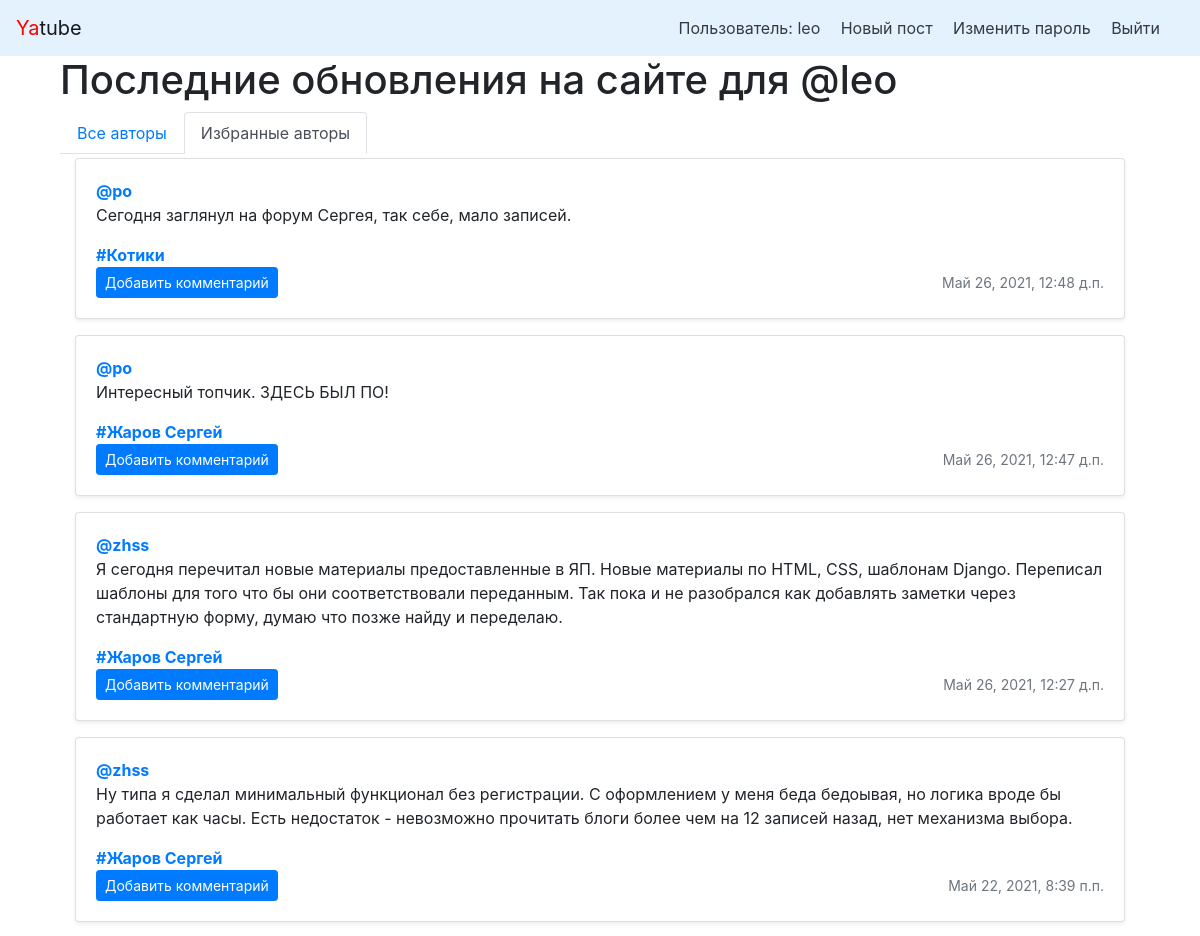
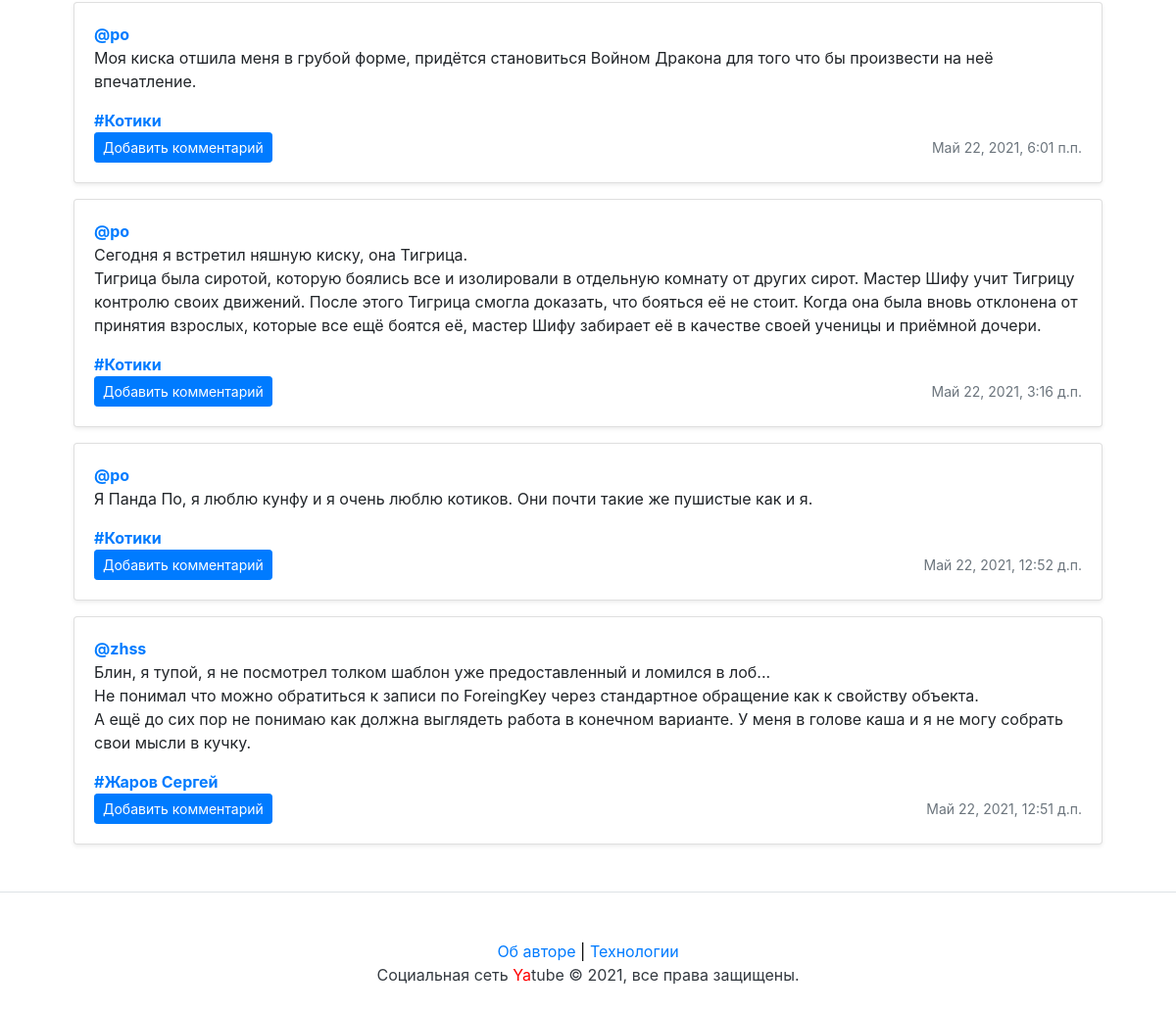
The page /follow/ (signed in) on the database its author committed (2 pictures, top to bottom).
### posts/models.py (models this page shows, shortened)
class Post(models.Model):
    text = models.TextField(
        verbose_name='Текст',
        help_text='Текст вашего поста.',
    )
    pub_date = models.DateTimeField(
        auto_now_add=True,
        verbose_name='Дата публикации',
    )
    author = models.ForeignKey(
        User,
        on_delete=models.CASCADE,
        verbose_name='Автор',
        related_name='posts',
    )
    group = models.ForeignKey(
        Group,
        blank=True,
        null=True,
        on_delete=models.SET_NULL,
        verbose_name='Группа',
        related_name='posts',
        help_text=('Тематическая группа. Группы создают администраторы. '
                   'Можно не выбирать.')
    )
    image = models.ImageField(
        upload_to='posts/',
        verbose_name='Изображение',
        blank=True,
        null=True,
        help_text='Загрузите изображение',
    )
    class Meta:
        verbose_name = 'Пост'
        verbose_name_plural = 'Посты'
        ordering = ('-pub_date',)

class Group(models.Model):
    title = models.CharField(
        max_length=200,
        unique=True,
        verbose_name='Имя группы',
        help_text=('Название тематической группы. Обязательно к заполнению. '
                   'Применяется для автоматического заполнения slug адреса')
    )
    slug = models.SlugField(
        unique=True,
        verbose_name='Адрес группы',
        help_text=('Адрес по которому можно будет обратиться и посмотреть '
                   'записи в группе. Можно не выбирать. Есть автозаполнение.')
    )
    description = models.TextField(
        blank=True,
        verbose_name='Описание',
        help_text='Тема групп. Можно не выбирать.',
    )
    class Meta:
        verbose_name = 'Группа'
        verbose_name_plural = 'Группы'
        ordering = ('title',)

### posts/views.py (the view)
# urls.py: path('follow/', views.follow_index, name='follow_index'),
@login_required
def follow_index(request):
    authors = request.user.follower.values_list('author')
    post_list = Post.objects.filter(author__in=authors)
    context = my_paginator(
        post_list,
        request.GET.get('page'),
    )
    return render(request, 'posts/follow.html', context)

### posts/views.py (called while the page is built)
def my_paginator(
        page_list,
        page_number,
        dcount=DELTA_PAGE_COUNT,
        count=MAX_PAGE_COUNT,
):
    paginator = Paginator(page_list, count)
    page = paginator.get_page(page_number)
    from_page = max(page.number - dcount, 2)
    to_page = min(page.number + dcount, paginator.num_pages-1)
    return {
        'from_page': from_page,
        'to_page': to_page,
        'page': page,
    }

### yatube/context_processors.py (called while the page is built)
def year(request):
    year = dt.today().year
    return {
        'year': year
    }

### templates/posts/follow.html (shortened to what this page needs)
{% extends "base.html" %}
{% block header %}Последние обновления на сайте для @{{ user.username }}{% endblock %}
{% block content %}
  <div class="container">
    {% include "includes/menu.html" with follow=True %}
    {% for post in page %}
      {% include "includes/post_item.html" %}
    {% endfor %}
  </div>
{% endblock %}

### templates/includes/nav.html
<nav class="navbar navbar-light" style="background-color: #e3f2fd;">
  <a class="navbar-brand" href="{% url 'index' %}">
    <span style="color:red">Ya</span>tube</a>
  <nav class="my-2 my-md-0 mr-md-3">
    {% if user.is_authenticated %}
      <a
        class="p-2 text-dark"
        href="{% url 'profile' username=user.username %}"
      >Пользователь: {{ user.username }}</a>
      <a
        class="p-2 text-dark"
        href="{% url 'new_post' %}"
      >Новый пост</a>
      <a
        class="p-2 text-dark"
        href="{% url 'password_change' %}"
      >Изменить пароль</a>
      <a
        class="p-2 text-dark"
        href="{% url 'logout' %}"
      >Выйти</a>
    {% else %}
      <a class="p-2 text-dark" href="{% url 'login' %}">Войти</a> |
      <a class="p-2 text-dark" href="{% url 'signup' %}">Регистрация</a>
    {% endif %}
  </nav>
</nav>

### templates/includes/post_item.html (shortened to what this page needs)
<div class="card mb-3 mt-1 shadow-sm">
  {% load thumbnail %}
  <div class="card-body">
    <p class="card-text">
      <a name="post_{{ post.id }}" href="{% url 'profile' post.author.username %}">
        <strong class="d-block text-gray-dark">@{{ post.author }}</strong>
      </a>
      {{ post.text|linebreaksbr }}
    </p>
    {% if post.group %}
      <a class="card-link muted" href="{% url 'group' post.group.slug %}">
        <strong class="d-block text-gray-dark">#{{ post.group.title }}</strong>
      </a>
    {% endif %}
    <div class="d-flex justify-content-between align-items-center">
      <div class="btn-group">
        {% if page %}
          {% if post.comments.exists %}
            <a class="btn btn-sm btn-link" href="{% url 'post' post.author.username post.id %}" role="button">Комментариев: {{ post.comments.count }}</a>
          {% else %}
            {% if user.is_authenticated %}
              <a class="btn btn-sm btn-primary" href="{% url 'post' post.author.username post.id %}" role="button">
                Добавить комментарий
              </a>
            {% else %}
              <a class="btn btn-sm btn-link" href="{% url 'post' post.author.username post.id %}" role="button">Нет комментариев, открыть пост</a>
            {% endif %}
          {% endif %}
        {% else %}
          Комментариев: {{ post.comments.count }}
        {% endif %}
      </div>
      <small class="text-muted">{{ post.pub_date }}</small>
    </div>
  </div>
</div>

### rows shown on the page
Post: author "po", text "Сегодня заглянул на форум Сергея, так себе, мало записей.", group "Котики", shows "Добавить комментарий", pub_date "Май 26, 2021, 12:48 д.п."
Post: author "po", text "Интересный топчик. ЗДЕСЬ БЫЛ ПО!", group "Жаров Сергей", shows "Добавить комментарий", pub_date "Май 26, 2021, 12:47 д.п."
Post: author "zhss", text "Я сегодня перечитал новые материалы предоставленные в ЯП. Новые материалы по HTML, CSS, шаблонам Django. Переписал шаблоны для того что бы они соответствовали переданным. Так пока и не разобрался как добавлять заметки через стандартную форму, думаю что позже найду и переделаю.", group "Жаров Сергей", shows "Добавить комментарий", pub_date "Май 26, 2021, 12:27 д.п."
Post: author "zhss", text "Ну типа я сделал минимальный функционал без регистрации. С оформлением у меня беда бедоывая, но логика вроде бы работает как часы. Есть недостаток - невозможно прочитать блоги более чем на 12 записей назад, нет механизма выбора.", group "Жаров Сергей", shows "Добавить комментарий", pub_date "Май 22, 2021, 8:39 п.п."
Post: author "po", text "Моя киска отшила меня в грубой форме, придётся становиться Войном Дракона для того что бы произвести на неё впечатление.", group "Котики", shows "Добавить комментарий", pub_date "Май 22, 2021, 6:01 п.п."
Post: author "po", text "Сегодня я встретил няшную киску, она Тигрица. Тигрица была сиротой, которую боялись все и изолировали в отдельную комнату от других сирот. Мастер Шифу учит Тигрицу контролю своих движений. После этого Тигрица смогла доказать, что бояться её не стоит. Когда она была вновь отклонена от принятия взрослых, которые все ещё боятся её, мастер Шифу забирает её в качестве своей ученицы и приёмной дочери.", group "Котики", shows "Добавить комментарий", pub_date "Май 22, 2021, 3:16 д.п."
Post: author "po", text "Я Панда По, я люблю кунфу и я очень люблю котиков. Они почти такие же пушистые как и я.", group "Котики", shows "Добавить комментарий", pub_date "Май 22, 2021, 12:52 д.п."
Post: author "zhss", text "Блин, я тупой, я не посмотрел толком шаблон уже предоставленный и ломился в лоб... Не понимал что можно обратиться к записи по ForeingKey через стандартное обращение как к свойству объекта. А ещё до сих пор не понимаю как должна выглядеть работа в конечном варианте. У меня в голове каша и я не могу собрать свои мысли в кучку.", group "Жаров Сергей", shows "Добавить комментарий", pub_date "Май 22, 2021, 12:51 д.п."

### other values the page prints
{{ user.username }} "leo"
